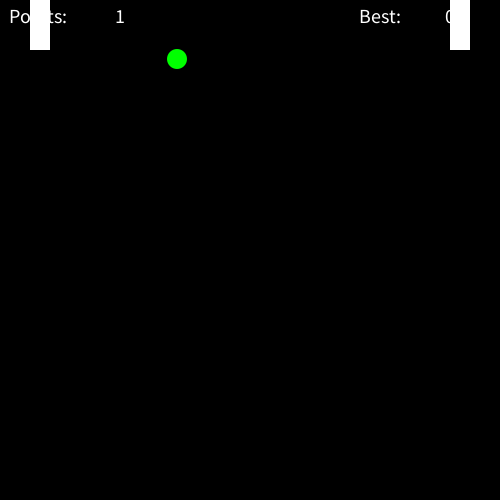
Frame 1 (no input)
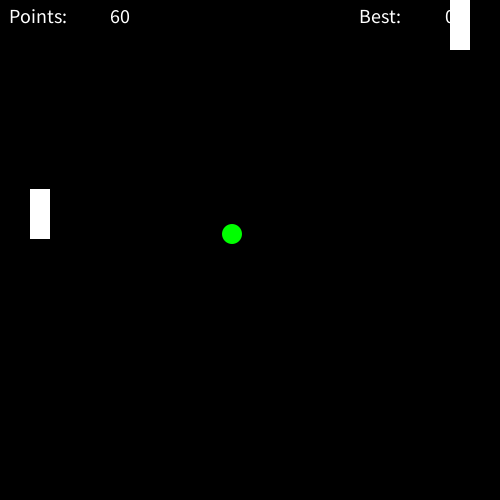
Frame 60 (the mouse pressed at the canvas centre just before this capture)
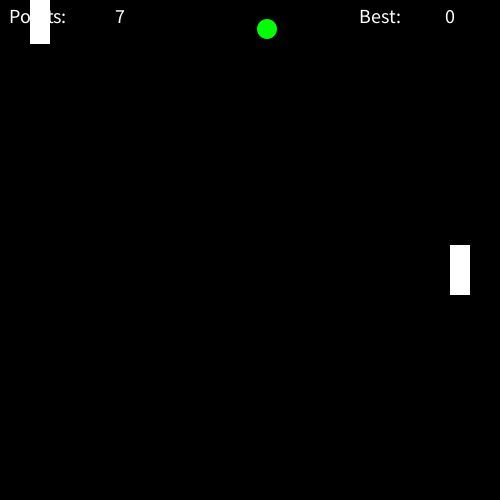
Frame 120 (the mouse held since frame 60 and released just before this capture)

The Processing sketch that drew these frames (run headless with seeded random() and noise(); from frame 60 on, the mouse is pressed at the canvas centre):

// Processing sketch: processing_83814
// ── processing_83814.pde

int count;
int b;



class Brick
{
  int n;
  Brick()
  {
    int n=250;
  }

  void show()
  {
    fill(255);
    rect(450, n, 20, 50);
  }

  void move()
  {
    if (n<mouseY)
    {
      n=n+7;
    }
    if (n>mouseY)
    {
      n=n-7;
    }
  }
}


class CompBrick
{
  int m;
  CompBrick()
  {
    int m=250;
  }

  void show()
  {
    fill(255);
    rect(30, m, 20, 50);
  }

  void move()
  {
    m= pelota.y - 40;
  }
}




class Ball
{
  int x, y;
  boolean up, right, gameover;

  Ball()
  {
    x=int(random(60,250));
    y=int(random(250));
    up=true;
    right=false;
    gameover=false;
  }

  void move()
  {
    if (up==true)
    {
      y=y-5;
    }
    else y=y+5;
    if (right==true)
    {
      x=x+5;
    }
    else x=x-5;
  }

  void bounce()
  {
    if (x>=500)
    {
      gameover=true;
    }
    if (x<=0)
    {
      right=true;
    }
    if (y>=500)
    {
      up=true;
    }
    if (y<=0)
    {
      up=false;
    }

    if (x>=440 && x<446 && y<=(paddle.n +50) && y>=paddle.n)
    {
      right=false;
    }

    if (x<=60 && x>54)
    {
      right=true;
    }
  }
  void endgame()
  {
    if (gameover==true)
    {
      fill(255, 0, 0);
      textAlign(CENTER);
      textSize(40);
      text("You lose", 250, 250);
      fill(255, 0, 0);
      textSize(20);
      text("Click to play again", 250, 270);
      

      if (mousePressed==true)
      {
        background(0);
        x=int(random(250));
        y=int(random(250));
        count=0;
        frameRate(20);
        gameover=false;
      }
    }
  }
  void show()
  {
    fill(0, 255, 0);
    ellipse(x, y, 20, 20);
  }
}





Ball pelota= new Ball();
Brick paddle= new Brick();
CompBrick comppaddle= new CompBrick();





void setup()
{
  size(500, 500);
  frameRate(20);
  noStroke();
}




void draw()
{
  background(0);
  pelota.move();
  pelota.bounce();
  pelota.show();
  pelota.endgame();

  paddle.show();
  paddle.move();

  comppaddle.show();
  comppaddle.move();

  if (pelota.gameover==false)
  {
    count=count+1;
  }
  else if (count>=b)
  {
    b=count;
  }
  if (count==0)
  {
    frameRate(20+count/10);
    }
  fill(255);
  textAlign(CENTER);
  textSize(20);
  text("Points: ",40,23);
  text(count, 120,23);
  text("Best:",380,23);
  text(b,450,23);
  }
